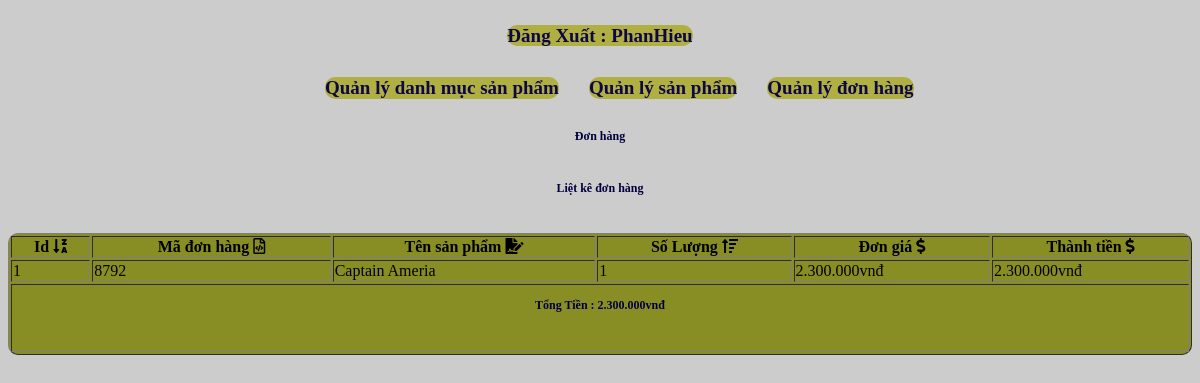
/trangquantri/index.php?action=donhang&query=xemdonhang&code=8792 (signed in), run on the app's committed database.
### tables this page shows
CREATE TABLE `tbl_cart_details` (
  `id_cart_details` int NOT NULL,
  `code_cart` varchar(10) NOT NULL,
  `id_sanpham` int NOT NULL,
  `soluongmua` int NOT NULL
);

CREATE TABLE `tbl_sanpham` (
  `id_sanpham` int NOT NULL,
  `tensanpham` varchar(200) NOT NULL,
  `masp` varchar(100) NOT NULL,
  `giasp` varchar(50) NOT NULL,
  `soluong` int NOT NULL,
  `hinhanh` varchar(50) NOT NULL,
  `tomtat` tinytext NOT NULL,
  `noidung` text NOT NULL,
  `tacgia` text NOT NULL,
  `tinhtrang` int NOT NULL,
  `id_danhmuc` int NOT NULL
);

### trangquantri/tinhnangquantri/quanlydonhang/xemdonhang.php (the view)
<p>Đơn hàng</p>
<p>Liệt kê đơn hàng</p>
<?php
$code = $_GET['code'];
	$sql_lietke_dh = "SELECT * FROM tbl_cart_details,tbl_sanpham WHERE tbl_cart_details.id_sanpham=tbl_sanpham.id_sanpham AND tbl_cart_details.code_cart='".$code."' ORDER BY tbl_cart_details.id_cart_details DESC";
	$query_lietke_dh = mysqli_query($mysqli,$sql_lietke_dh);
?>
<table style="width: 100%" border="1" style="border-collapse: collapse;border: none;">
	<tr>
		<th>Id <i class="fas fa-sort-alpha-down-alt"></i></th>
		<th>Mã đơn hàng <i class="far fa-file-code"></i></th>
		<th>Tên sản phẩm <i class="fas fa-file-signature"></i></th>
		<th>Số Lượng <i class="fas fa-sort-amount-up"></i></th>
		<th>Đơn giá <i class="fas fa-dollar-sign"></i></th>
		<th>Thành tiền <i class="fas fa-dollar-sign"></i></th>
	</tr>
	<?php
	$i = 0;
	$tongtien = 0;
	while($row = mysqli_fetch_array($query_lietke_dh)){
		$i++;
		$thanhtien = $row['giasp']*$row['soluongmua'];
		$tongtien += $thanhtien;
	?>
	<tr>
		<td><?php echo $i ?></td>
		<td><?php echo $row['code_cart'] ?></td>
		<td><?php echo $row['tensanpham'] ?></td>
		<td><?php echo $row['soluongmua'] ?></td>
		<td><?php echo number_format($row['giasp'],0,',','.').'vnđ' ?></td>
		<td><?php echo number_format($thanhtien,0,',','.').'vnđ' ?></td>
	</tr>
	<?php
	}
	?>
	<tr>
		<td colspan="6">
			<p>Tổng Tiền : <?php echo number_format($tongtien,0,',','.').'vnđ' ?></p>
		</td>
	</tr>
</table>

### trangquantri/css/styleadmincp.css (style rules this page uses)
body { background-image: url("https://tophinhanhdep.com/wp-content/uploads/2021/10/White-Paper-Desktop-Wallpapers.jpg"); background-color: #cccccc; }
table { background-color: #898e24; border-radius: 10px; }
p { color: #01003d; font-size: 12px; font-weight: bold; text-align: center; height: 40px; }

### data on the page
tbl_cart_details: code_cart "8792", id_sanpham.tensanpham "Captain Ameria", soluongmua "1", id_sanpham.giasp "2.300.000", thanhtien "2.300.000"

### other printed values
$_SESSION['dangnhap'] "PhanHieu"
$tongtien "2.300.000"
